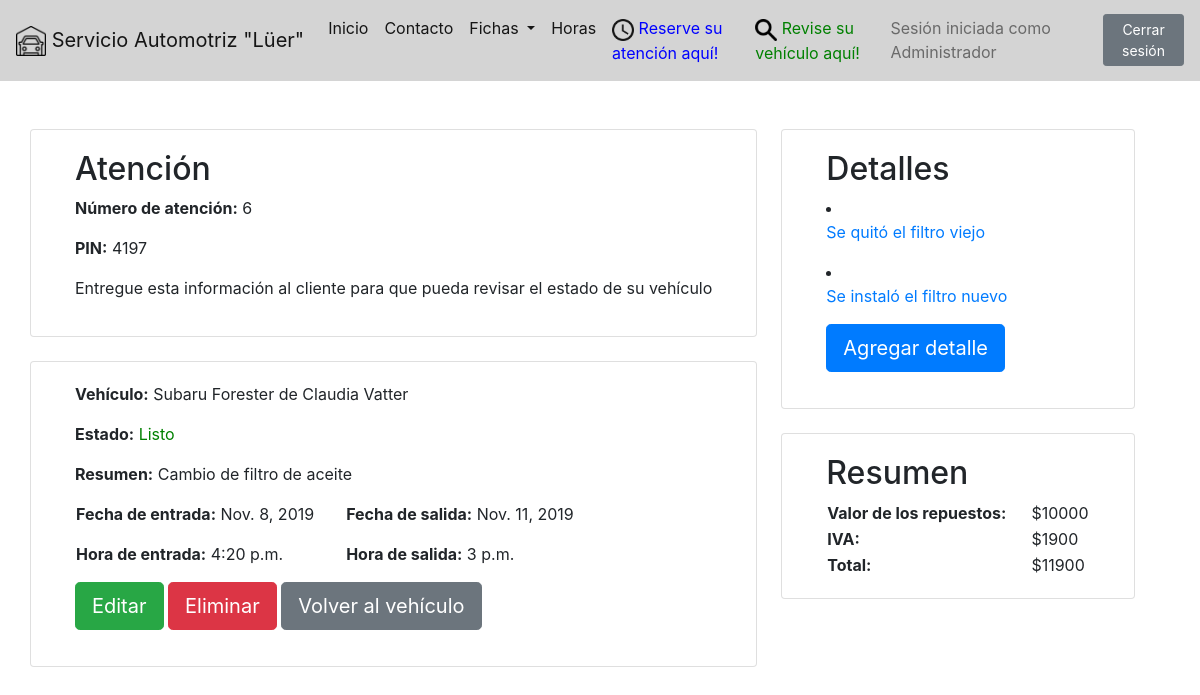
Page /fichas/vehiculos/5/atenciones/6/ (signed in) on the committed database.
### fichas/models.py (models this page shows, shortened)
class Atencion(models.Model):
	id_vehiculo		= models.ForeignKey('Vehiculo', on_delete=models.CASCADE, verbose_name='Vehículo')
	pin				= models.CharField(max_length=4, default=create_pin)
	estado			= models.BooleanField(default=True)
	fecha_entrada	= models.DateField()
	fecha_salida	= models.DateField(blank=True, null=True)
	hora_entrada	= models.TimeField(blank=True, null=True)
	hora_salida		= models.TimeField(blank=True, null=True)
	observaciones	= models.CharField(max_length=512)
	objects			= AtencionManager()

class Vehiculo(models.Model):
	id_cliente	= models.ForeignKey('Cliente', blank = True, null = True, on_delete = models.SET_NULL, verbose_name='Dueño')
	patente		= models.CharField(max_length = 6)
	vin 		= models.CharField(max_length = 20, blank = True, null = True)
	tipo		= models.CharField(max_length = 40, default="Sedán")
	marca		= models.CharField(max_length = 40)
	modelo		= models.CharField(max_length = 40)
	kilometraje	= models.PositiveIntegerField()
	anyo		= models.PositiveIntegerField(null = True)
	imagen		= models.ImageField(upload_to='vehiculos/', blank=True, null=True)
	objects		= VehiculoManager()

class Cliente(models.Model):
	rut			= models.CharField(max_length = 10)
	nombre		= models.CharField(max_length = 100)
	telefono	= models.CharField(max_length = 12)
	email		= models.CharField(max_length = 100, blank = True)
	objects		= ClienteManager()
	def __str__(self):
		return self.nombre

class Detalle(models.Model):
	id_atencion		= models.ForeignKey('Atencion', on_delete=models.CASCADE, verbose_name='Atención')
	descripcion		= models.TextField(blank=True)
	image 			= models.ImageField(upload_to='image/', blank=True, null=True)
	repuesto		= models.CharField(max_length=256, blank=True, null=True)
	valor_repuesto	= models.PositiveIntegerField(blank=True, null=True)

### fichas/views.py (the view)
# urls.py: path('vehiculos/<int:id>/atenciones/<int:at>/', atencion_detail_view, name='atencion-detail'),
@login_required
def atencion_detail_view(request, id, at):
	obj = get_object_or_404(Atencion, id=at)
	detalles = Detalle.objects.all().filter(id_atencion=at)
	valor_repuestos = 0
	for detalle in detalles:
		if detalle.valor_repuesto:
			valor_repuestos += detalle.valor_repuesto
	iva = round(valor_repuestos*0.19)
	context = {
		"object": obj,
		"detalles_list": detalles,
		"valor_repuestos": valor_repuestos,
		"iva": iva,
		"total": valor_repuestos + iva
	}
	return render(request, "atenciones/atencion_detail.html", context)

### fichas/models.py (called while the page is built)
	def get_queryset(self):
		return AtencionQuerySet(self.model, using=self._db)

### fichas/templates/atenciones/atencion_detail.html
{% extends 'base.html' %}
{% block content %}
<div class="row">
	<div class="column">
		<div class="card px-4 mr-4 mb-4">
			<div class="card-body">
				<h2>Atención</h2>
				<p> <b>Número de atención:</b> {{ object.id }} </p>
				<p> <b>PIN:</b> {{ object.pin }} </p>
				<p>Entregue esta información al cliente para que pueda revisar el estado de su vehículo</p>
			</div>
		</div>
		<div class="card px-4 mr-4 mb-4">
			<div class="card-body">
				<p> <b>Vehículo:</b> {{ object.id_vehiculo.marca }} {{ object.id_vehiculo.modelo }} de {{ object.id_vehiculo.id_cliente }} </p>
				<p>
					<b>Estado:</b>
					{% if object.estado %}
					<font color="red">En proceso</font>
					{% else %}
					<font color="green">Listo</font>
					{% endif %}
				</p>
				<p> <b>Resumen:</b> {{ object.observaciones }} </p>
				<div class="row">
					<div class="column px-3">
						<p> <b>Fecha de entrada:</b> {{ object.fecha_entrada }} </p>
						<p> <b>Hora de entrada:</b>{% if object.hora_entrada %} {{ object.hora_entrada }} {% else %} ----- {% endif %} </p>
					</div>
					<div class="column px-3">
						<p> <b>Fecha de salida:</b>{% if object.fecha_salida %} {{ object.fecha_salida }} {% else %} ----- {% endif %}</p>
						<p> <b>Hora de salida:</b>{% if object.hora_salida %} {{ object.hora_salida }} {% else %} ----- {% endif %}</p>
					</div>
				</div>
				<p>
					{% if user.is_staff %}
					<input type="button" class="btn btn-success btn-lg" onclick="location.href='./editar/';" value="Editar" />
					<input type="button" class="btn btn-danger btn-lg" onclick="location.href='./eliminar/';" value="Eliminar" />
					{% endif %}
					<input type="button" class="btn btn-secondary btn-lg" onclick="location.href='../../';" value="Volver al vehículo" />
				</p>
			</div>
		</div>
	</div>
	<div class="column">
		<div class="card px-4 mb-4">
			<div class="card-body">
				<h2> Detalles </h2>
				{% if detalles_list %}
				{% for instance in detalles_list %}
				<li>
					<p><a href='./detalles/{{ instance.id }}'>{{ instance.descripcion }}</a></p>
				</li>
				{% endfor %}
				{% else %}
				<p>Esta atención no tiene detalles.</p>
				{% endif %}
				<p><input type="button" class="btn btn-primary btn-lg" onclick="location.href='./detalles/crear/';" value="Agregar detalle" /></p>
			</div>
		</div>
		<div class="card px-4">
			<div class="card-body">
				<h2>Resumen</h2>
				<table>
					<tr>
						<td class="pr-4"><b>Valor de los repuestos:</b></td>
						<td>${{ valor_repuestos }}</td>
					</tr>
					<tr>
						<td><b>IVA:</b></td>
						<td>${{ iva }}</td>
					</tr>
					<tr>
						<td><b>Total:</b></td>
						<td>${{ total }}</td>
					</tr>
				</table>
			</div>
		</div>
	</div>
</div>
{% endblock %}

### templates/navbar.html (shortened to what this page needs)
{% load static %}
<nav class="navbar navbar-expand-lg navbar-light" style="background-color: #d4d4d4;">
  <a class="navbar-brand" href="/"><img src="{% static 'pages/images/garage2.png' %}" width="30" height="30"> Servicio Automotriz "Lüer"</a>
  <div class="collapse navbar-collapse" id="navbarSupportedContent">
    <ul class="navbar-nav mr-auto">
      <li class="nav-item active">
        <a class="nav-link" href="/">Inicio <span class="sr-only">(current)</span></a>
      </li>
      <li class="nav-item active">
        <a class="nav-link" href="/contacto">Contacto</a>
      </li>
      {% if user.is_authenticated %}
      <li class="nav-item active dropdown">
        <a href="/fichas/">
        <a class="nav-link dropdown-toggle" href="/fichas/" id="navbarDropdown" role="button" aria-haspopup="true" aria-expanded="false">
          Fichas
        </a>
      </a>
      </li>
      <li class="nav-item active">
        <a class="nav-link" href="/horas/admin">Horas</a>
      </li>
      {% endif %}
      <li class="nav-item active">
        <a class="nav-link" href="/horas"><img src="{% static 'pages/images/horas32.png' %}" width="22" height="22">  <font color="blue">Reserve su atención aquí!</font></a>
      </li>
      <li class="nav-item active">
        <a class="nav-link" href="/revisar"><img src="{% static 'pages/images/lupa32.png' %}" width="22" height="22">  <font color="green">Revise su vehículo aquí!</font></a>
      </li>
    </ul>
    {% if user.is_authenticated %}
    <span class="navbar-text px-2">
      Sesión iniciada como {{ user.first_name }}
    </span>
    <form class="form-inline">
      <a href="/accounts/logout">
        <button class="btn btn-sm btn-secondary" type="button">Cerrar sesión</button>
      </a>
    </form>
    {% else %}
      <a href="/accounts/login/?next=/fichas/">
        <input class="btn btn-primary" type="submit" value="Iniciar sesión" />
      </a>
    {% endif %}
  </div>
</nav>

### rows in the picture
Atencion: id "6", pin "4197", id_vehiculo.marca "Subaru", id_vehiculo.modelo "Forester", id_vehiculo.id_cliente "Claudia Vatter", observaciones "Cambio de filtro de aceite", fecha_entrada "Nov. 8, 2019", hora_entrada "4:20 p.m.", fecha_salida "Nov. 11, 2019", hora_salida "3 p.m."
Detalle: descripcion "Se quitó el filtro viejo"
Detalle: descripcion "Se instaló el filtro nuevo"

### other values in the picture
{{ user.first_name }} "Administrador"
{{ valor_repuestos }} "10000"
{{ iva }} "1900"
{{ total }} "11900"
